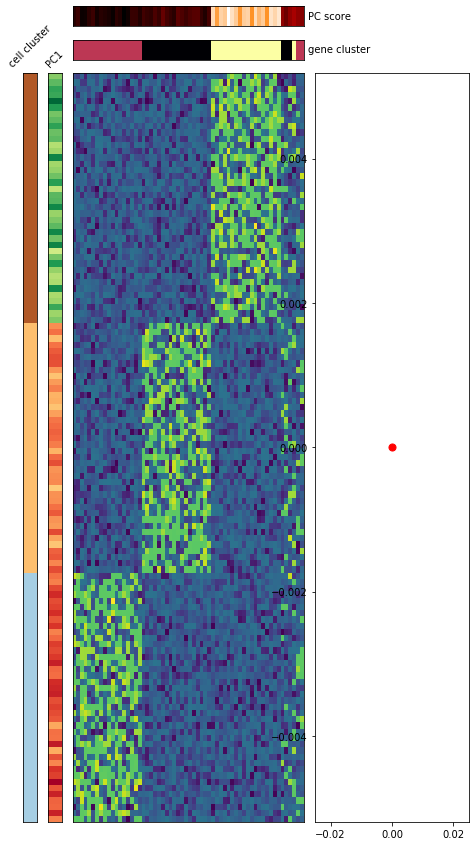

The script that saved this image:
```python
%matplotlib inline
%load_ext autoreload
%autoreload 2
import pandas as pd
import numpy as np
import scripts, sklearn.decomposition, plot, sklearn.cluster
import matplotlib.pyplot as plt
import matplotlib as mpl
```

```python
df = scripts.simulate_data(nrows=120)
nrows, ncols = np.shape(df)
pc = sklearn.decomposition.PCA().fit(df)
dfr = pd.DataFrame(pc.transform(df)[:, 0], index=['sample '+str(x) for x in np.arange(1, nrows+1)],
        columns=['PC1'])
dfr['cell cluster'] = sklearn.cluster.KMeans(n_clusters=3).fit_predict(df).astype(str)
dfc = pd.DataFrame(pc.components_[0], index=['gene '+str(x) for x in
    np.arange(1, ncols+1)], columns=['PC score'])
dfc['gene cluster'] = sklearn.cluster.KMeans(n_clusters=3).fit_predict(df.T).astype(str)
cmaps={'cell cluster':'Paired', 'PC1':'RdYlGn', 'gene cluster':'inferno',
        'PC score':'gist_heat'}

g = plot.nheatmap(data=df, dfr=dfr, dfc=dfc, figsize=(8, 15),
        cmaps=cmaps, linewidths=0, showxticks=False)
g.hcluster()
# fig.savefig('./examples/example1.png', bbox_inches='tight')
```

```python
g = plot.nheatmap(data=df, dfr=dfr, dfc=dfc, figsize=(10, 15),
        cmaps=cmaps, linewidths=0, showxticks=False)
g.hcluster()
fig, plots = g.run()
# fig.savefig('./test.png', bbox_inches='tight')

t = g.legend_data['gene cluster']
t['mapper'](t['ulab'][0])


```
